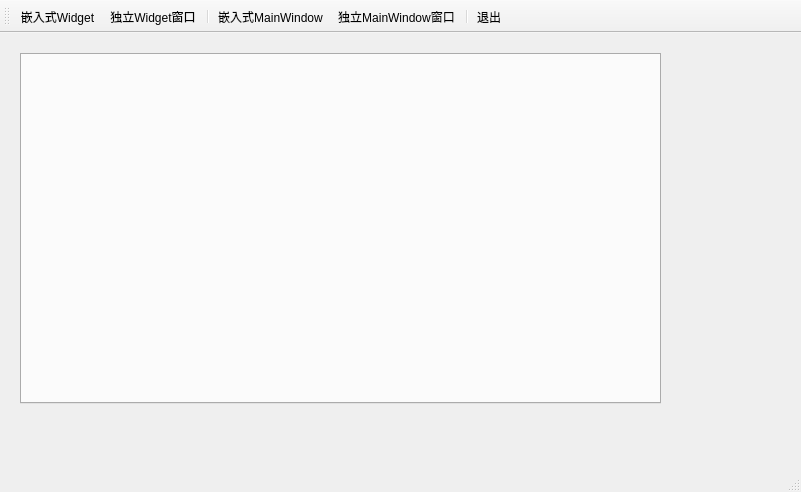
<?xml version="1.0" encoding="UTF-8"?>
<ui version="4.0">
 <class>MainWindow</class>
 <widget class="QMainWindow" name="MainWindow">
  <property name="geometry">
   <rect>
    <x>0</x>
    <y>0</y>
    <width>801</width>
    <height>492</height>
   </rect>
  </property>
  <property name="windowTitle">
   <string>MainWindow</string>
  </property>
  <widget class="QWidget" name="centralwidget">
   <widget class="QTabWidget" name="maintabWidget">
    <property name="geometry">
     <rect>
      <x>20</x>
      <y>20</y>
      <width>641</width>
      <height>351</height>
     </rect>
    </property>
    <property name="currentIndex">
     <number>-1</number>
    </property>
    <property name="tabsClosable">
     <bool>true</bool>
    </property>
   </widget>
  </widget>
  <widget class="QMenuBar" name="menubar">
   <property name="geometry">
    <rect>
     <x>0</x>
     <y>0</y>
     <width>801</width>
     <height>24</height>
    </rect>
   </property>
  </widget>
  <widget class="QStatusBar" name="statusbar"/>
  <widget class="QToolBar" name="toolBar">
   <property name="windowTitle">
    <string>toolBar</string>
   </property>
   <property name="toolButtonStyle">
    <enum>Qt::ToolButtonTextUnderIcon</enum>
   </property>
   <attribute name="toolBarArea">
    <enum>TopToolBarArea</enum>
   </attribute>
   <attribute name="toolBarBreak">
    <bool>false</bool>
   </attribute>
   <addaction name="actWidgetInsite"/>
   <addaction name="actWidget"/>
   <addaction name="separator"/>
   <addaction name="actWindowInsite"/>
   <addaction name="actWindow"/>
   <addaction name="separator"/>
   <addaction name="actQuit"/>
  </widget>
  <action name="actWindowInsite">
   <property name="icon">
    <iconset resource="images.qrc">
     <normaloff>:/images/images/2.ico</normaloff>:/images/images/2.ico</iconset>
   </property>
   <property name="text">
    <string>嵌入式MainWindow</string>
   </property>
   <property name="toolTip">
    <string>嵌入式MainWindow</string>
   </property>
  </action>
  <action name="actWidgetInsite">
   <property name="icon">
    <iconset resource="images.qrc">
     <normaloff>:/images/images/100.bmp</normaloff>:/images/images/100.bmp</iconset>
   </property>
   <property name="text">
    <string>嵌入式Widget</string>
   </property>
   <property name="toolTip">
    <string>Widget嵌入式窗体</string>
   </property>
  </action>
  <action name="actQuit">
   <property name="icon">
    <iconset resource="images.qrc">
     <normaloff>:/images/images/132.bmp</normaloff>:/images/images/132.bmp</iconset>
   </property>
   <property name="text">
    <string>退出</string>
   </property>
   <property name="toolTip">
    <string>退出本系统</string>
   </property>
  </action>
  <action name="actDoc_Open">
   <property name="icon">
    <iconset resource="images.qrc">
     <normaloff>:/images/images/122.bmp</normaloff>:/images/images/122.bmp</iconset>
   </property>
   <property name="text">
    <string>打开文档</string>
   </property>
   <property name="toolTip">
    <string>打开文档</string>
   </property>
  </action>
  <action name="actWindow">
   <property name="icon">
    <iconset resource="images.qrc">
     <normaloff>:/images/images/3.ico</normaloff>:/images/images/3.ico</iconset>
   </property>
   <property name="text">
    <string>独立MainWindow窗口</string>
   </property>
   <property name="toolTip">
    <string>独立MainWindow窗口</string>
   </property>
  </action>
  <action name="actWidget">
   <property name="icon">
    <iconset resource="images.qrc">
     <normaloff>:/images/images/804.bmp</normaloff>:/images/images/804.bmp</iconset>
   </property>
   <property name="text">
    <string>独立Widget窗口</string>
   </property>
   <property name="toolTip">
    <string>新建Widget独立窗口</string>
   </property>
  </action>
 </widget>
 <resources>
  <include location="images.qrc"/>
 </resources>
 <connections>
  <connection>
   <sender>actQuit</sender>
   <signal>triggered()</signal>
   <receiver>MainWindow</receiver>
   <slot>close()</slot>
   <hints>
    <hint type="sourcelabel">
     <x>-1</x>
     <y>-1</y>
    </hint>
    <hint type="destinationlabel">
     <x>400</x>
     <y>245</y>
    </hint>
   </hints>
  </connection>
 </connections>
</ui>
